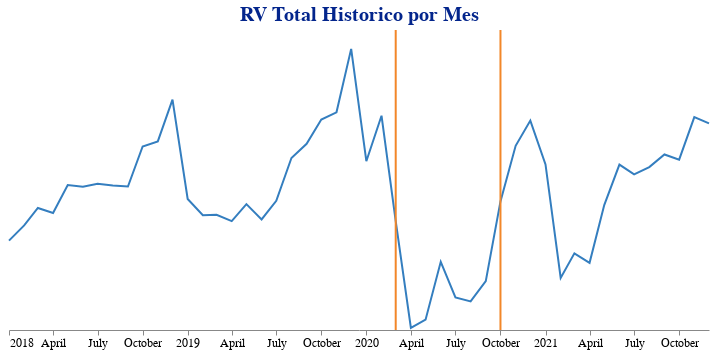

This figure's notebook cell:
### Code cell
# graficando rv historico incluido periodo covid
rv_agrup = bonos_venta.groupby(
                            by = 'MES',
                            as_index = False
                        ).agg(
                            rv_total = ('RV' , 'sum')
                        )

principal = alt.Chart(rv_agrup).mark_line(color = '#347EBF').encode(
                x = alt.X(
                    'MES:T',
                    title = None),
                y = alt.Y(
                    'rv_total:Q',
                    title = None,
                    axis = None)
            )

linea_i = alt.Chart(
                pd.DataFrame({'MES': ['2020-03-01']})
            ).mark_rule(
                color = '#F28729',
                strokeWidth = 2
            ).encode(x = 'MES:T')

linea_f = alt.Chart(
                pd.DataFrame({'MES': ['2020-10-01']})
            ).mark_rule(
                color = '#F28729',
                strokeWidth = 2
            ).encode(x = 'MES:T')

(principal + linea_i + linea_f).properties(
            title = 'RV Total Historico por Mes',
            width = 700,
            height = 300
        ).configure_view(
            strokeWidth = 0
        ).configure_axis(
            labelFontSize = 12,
            titleFontSize = 14,
            labelAngle = 0,
            grid = False
        ).configure_title(
            fontSize = 20,
            font = 'Arial',
            color = '#03258C',
            anchor = 'middle')

### Figure 1 — Vega-Lite specification as saved in the notebook (floating-point values rounded to 4 significant figures)
{"config": {"view": {"continuousWidth": 400, "continuousHeight": 300, "strokeWidth": 0}, "axis": {"grid": false, "labelAngle": 0, "labelFontSize": 12, "titleFontSize": 14}, "title": {"anchor": "middle", "color": "#03258C", "font": "Arial", "fontSize": 20}}, "layer": [{"data": {"name": "data-6350d7bdcced631ff564e31f58ce8878"}, "mark": {"type": "line", "color": "#347EBF"}, "encoding": {"x": {"field": "MES", "title": null, "type": "temporal"}, "y": {"axis": null, "field": "rv_total", "title": null, "type": "quantitative"}}}, {"data": {"name": "data-a7519f2ee099df4527092d1d9dd3cba1"}, "mark": {"type": "rule", "color": "#F28729", "strokeWidth": 2}, "encoding": {"x": {"field": "MES", "type": "temporal"}}}, {"data": {"name": "data-072f9adb3e788f2fbb7fce029bd47e98"}, "mark": {"type": "rule", "color": "#F28729", "strokeWidth": 2}, "encoding": {"x": {"field": "MES", "type": "temporal"}}}], "height": 300, "title": "RV Total Historico por Mes", "width": 700, "$schema": "https://vega.github.io/schema/vega-lite/v4.17.0.json", "datasets": {"data-6350d7bdcced631ff564e31f58ce8878": [{"MES": "2018-01-01T00:00:00", "rv_total": 3277000.0}, {"MES": "2018-02-01T00:00:00", "rv_total": 3836000.0}, {"MES": "2018-03-01T00:00:00", "rv_total": 4474000.0}, {"MES": "2018-04-01T00:00:00", "rv_total": 4289000.0}, {"MES": "2018-05-01T00:00:00", "rv_total": 5318000.0}, {"MES": "2018-06-01T00:00:00", "rv_total": 5252000.0}, {"MES": "2018-07-01T00:00:00", "rv_total": 5366000.0}, {"MES": "2018-08-01T00:00:00", "rv_total": 5300000.0}, {"MES": "2018-09-01T00:00:00", "rv_total": 5261000.0}, {"MES": "2018-10-01T00:00:00", "rv_total": 6727000.0}, {"MES": "2018-11-01T00:00:00", "rv_total": 6917000.0}, {"MES": "2018-12-01T00:00:00", "rv_total": 8446000.0}, {"MES": "2019-01-01T00:00:00", "rv_total": 4806000.0}, {"MES": "2019-02-01T00:00:00", "rv_total": 4210000.0}, {"MES": "2019-03-01T00:00:00", "rv_total": 4225000.0}, {"MES": "2019-04-01T00:00:00", "rv_total": 3991000.0}, {"MES": "2019-05-01T00:00:00", "rv_total": 4616000.0}, {"MES": "2019-06-01T00:00:00", "rv_total": 4056000.0}, {"MES": "2019-07-01T00:00:00", "rv_total": 4737000.0}, {"MES": "2019-08-01T00:00:00", "rv_total": 6305000.0}, {"MES": "2019-09-01T00:00:00", "rv_total": 6827000.0}, {"MES": "2019-10-01T00:00:00", "rv_total": 7716000.0}, {"MES": "2019-11-01T00:00:00", "rv_total": 7983000.0}, {"MES": "2019-12-01T00:00:00", "rv_total": 10310000.0}, {"MES": "2020-01-01T00:00:00", "rv_total": 6188000.0}, {"MES": "2020-02-01T00:00:00", "rv_total": 7858000.0}, {"MES": "2020-03-01T00:00:00", "rv_total": 3995000.0}, {"MES": "2020-04-01T00:00:00", "rv_total": 78240.0}, {"MES": "2020-05-01T00:00:00", "rv_total": 377800.0}, {"MES": "2020-06-01T00:00:00", "rv_total": 2499000.0}, {"MES": "2020-07-01T00:00:00", "rv_total": 1196000.0}, {"MES": "2020-08-01T00:00:00", "rv_total": 1049000.0}, {"MES": "2020-09-01T00:00:00", "rv_total": 1792000.0}, {"MES": "2020-10-01T00:00:00", "rv_total": 4716000.0}, {"MES": "2020-11-01T00:00:00", "rv_total": 6753000.0}, {"MES": "2020-12-01T00:00:00", "rv_total": 7680000.0}, {"MES": "2021-01-01T00:00:00", "rv_total": 6069000.0}, {"MES": "2021-02-01T00:00:00", "rv_total": 1911000.0}, {"MES": "2021-03-01T00:00:00", "rv_total": 2809000.0}, {"MES": "2021-04-01T00:00:00", "rv_total": 2462000.0}, {"MES": "2021-05-01T00:00:00", "rv_total": 4580000.0}, {"MES": "2021-06-01T00:00:00", "rv_total": 6063000.0}, {"MES": "2021-07-01T00:00:00", "rv_total": 5705000.0}, {"MES": "2021-08-01T00:00:00", "rv_total": 5974000.0}, {"MES": "2021-09-01T00:00:00", "rv_total": 6435000.0}, {"MES": "2021-10-01T00:00:00", "rv_total": 6244000.0}, {"MES": "2021-11-01T00:00:00", "rv_total": 7808000.0}, {"MES": "2021-12-01T00:00:00", "rv_total": 7578000.0}], "data-a7519f2ee099df4527092d1d9dd3cba1": [{"MES": "2020-03-01"}], "data-072f9adb3e788f2fbb7fce029bd47e98": [{"MES": "2020-10-01"}]}}
